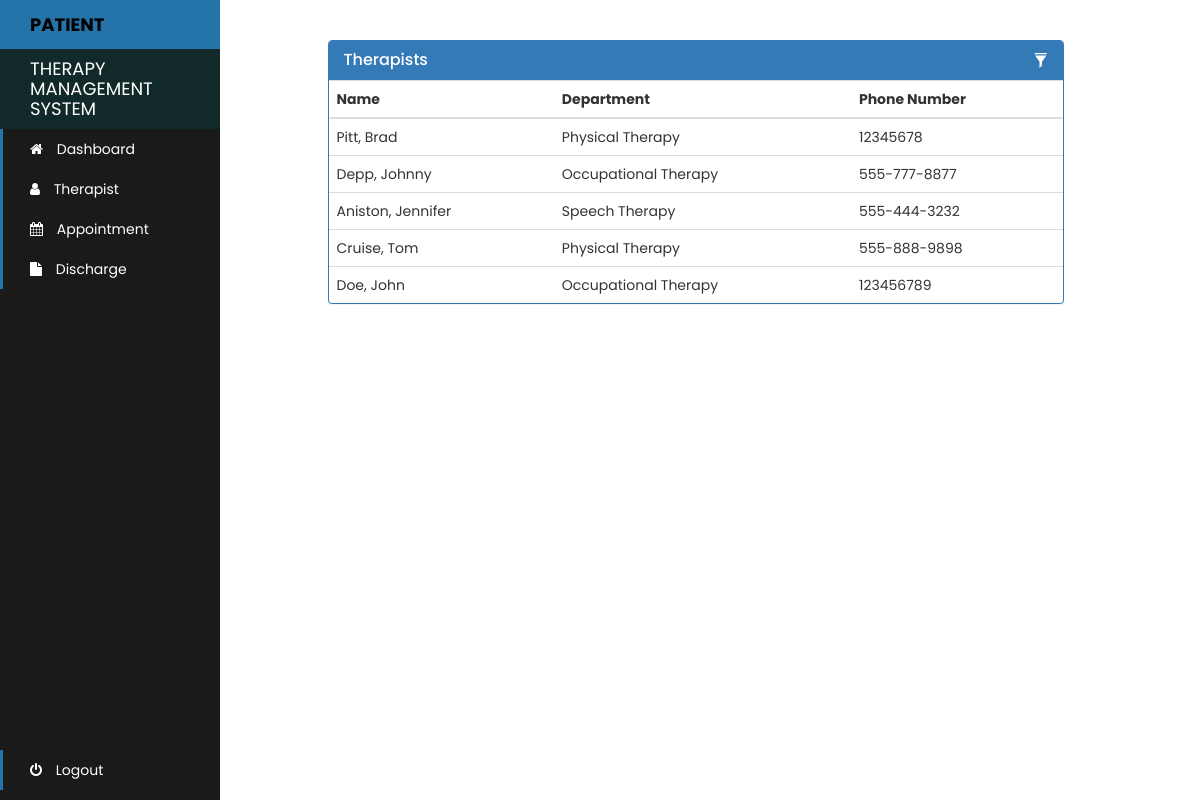
Screenshot of /patient-therapist-record with the database file from the repository.
### therapy/models.py (models this page shows, shortened)
class Therapist(models.Model):
    user = models.OneToOneField(User, on_delete=models.CASCADE)
    department = models.CharField(max_length=50, choices=departments, default='Physical Therapy')
    phone_number = models.CharField(max_length=20, null=False)
    status = models.BooleanField(default=False)
    def get_name(self):
        return self.user.last_name + ", " + self.user.first_name

### therapy/views.py (the view)
# urls.py: path('patient-therapist-record', views.patient_therapist_record_view, name='patient-therapist-record'),
def patient_therapist_record_view(request):
    therapists = models.Therapist.objects.all().filter(status=True)
    return render(request, 'therapy/patient_therapist_record.html', {'patient': patient, 'therapists': therapists})

### template/therapy/patient_therapist_record.html (shortened to what this page needs)
<!DOCTYPE html>
{% load static %}
<html lang="en">
<head>
  <link rel="stylesheet" href="{% static '/style.css' %}">
  <link rel="stylesheet" href="https://maxcdn.bootstrapcdn.com/bootstrap/3.3.7/css/bootstrap.min.css">
</head>
<body>
{% include "therapy/patient_navbar.html" %}
<br><br>
<div class="container">
  <div class="row">
    <div class="col-md-8" style="margin-left: 25%">
        <div class="panel panel-primary">
            <div class="panel-heading">
                <h3 class="panel-title">Therapists</h3>
                <div class="pull-right">
                    <span class="clickable filter" data-toggle="tooltip" title="Toggle table filter" data-container="body">
                        <i class="glyphicon glyphicon-filter"></i>
                    </span>
                </div>
            </div>
            <table class="table table-hover" id="t-table">
                <thead>
                <tr>
                    <th>Name</th>
                    <th>Department</th>
                    <th>Phone Number</th>
                </tr>
                </thead>
                <tbody>
                {% for t in therapists %}
                <tr>
                    <td>
                        {{t.get_name}}
                    </td>
                    <td>
                        {{t.department}}
                    </td>
                    <td>
                        {{t.phone_number}}
                    </td>
                </tr>
                {% endfor %}
                </tbody>
            </table>
        </div>
    </div>
  </div>
</div>
</body>

### static/style.css (style rules this page uses)
* { margin: 0; padding: 0; box-sizing: border-box; font-family: 'Poppins', sans-serif; }

### template/therapy/patient_therapist_record.html (style rules this page uses)
.row { padding: 0 10px; }
.clickable { cursor: pointer; }
.panel-heading div { margin-top: -18px; font-size: 15px; }
.panel-heading div span { margin-left:5px; }

### rows the page displays
Therapist: get_name "Pitt, Brad", department "Physical Therapy", phone_number "12345678"
Therapist: get_name "Depp, Johnny", department "Occupational Therapy", phone_number "555-777-8877"
Therapist: get_name "Aniston, Jennifer", department "Speech Therapy", phone_number "555-444-3232"
Therapist: get_name "Cruise, Tom", department "Physical Therapy", phone_number "555-888-9898"
Therapist: get_name "Doe, John", department "Occupational Therapy", phone_number "123456789"
